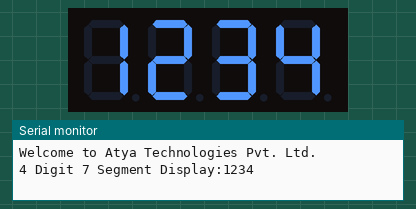
This sketch was run on a simulated Arduino Uno, built with avr-gcc and run on an emulated ATmega328P. Parts: 4-digit seven-segment display, the last lines printed to the serial monitor.

Above: at 0.1 s.
At 0.6 s:
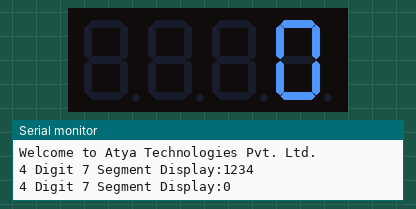

Measured:
- what the display in image 1 shows lasts 0.6 s, from 0.5 s to 1.1 s

The sketch:

4_Digit_7_Segment_Display.ino
```cpp
/*** Atya Technologies Pvt.Ltd. - 4 Digit 7 Segment Display***/

#include <Wire.h>
#include <TM1637Display.h>

// Define the pins for TM1637 display module
#define CLK A5  // Connect CLK pin of TM1637 to Arduino pin A5
#define DIO A4  // Connect DIO pin of TM1637 to Arduino pin A4

// Create a TM1637Display object
TM1637Display display(CLK, DIO);

// the setup routine runs once when you press reset:
void setup() {
  // Set brightness level (0-7)
  // initialize serial communication at 9600 bits per second:
  Serial.begin(9600);
  Serial.println("Welcome to Atya Technologies Pvt. Ltd.");
  display.setBrightness(7);  // Adjust brightness as needed (0 is dimmest, 7 is brightest)
}

// the loop routine runs over and over again forever:
void loop() {
  int num=1234;
  display.showNumberDec(1234);
  Serial.print("4 Digit 7 Segment Display:");
  Serial.println(num);
  Serial.println();
  delay(500);
  display.showNumberDec(0);
  Serial.print("4 Digit 7 Segment Display:");
  Serial.println("0");
  Serial.println();
  delay(500);  // Delay for one second
}
```
